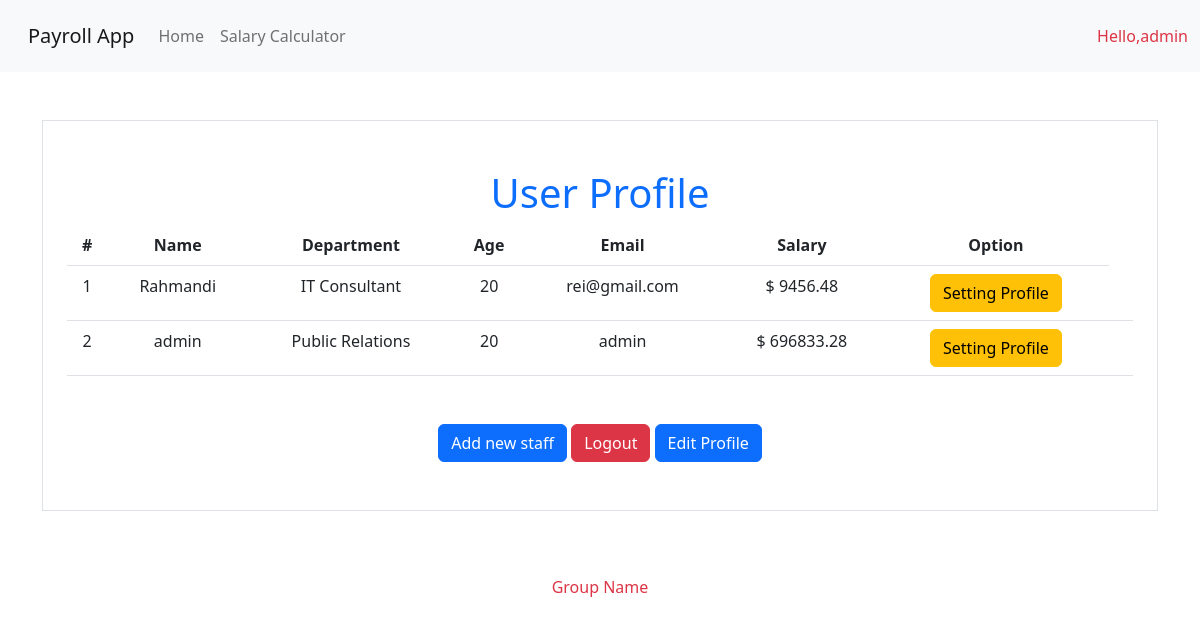
Page /index.php (signed in) on the committed database.
### tables this page shows
CREATE TABLE `users` (
  `id` int(15) NOT NULL,
  `username` varchar(255) NOT NULL,
  `password` varchar(255) NOT NULL,
  `email` varchar(255) DEFAULT NULL,
  `profile_picture` varchar(255) DEFAULT NULL,
  `age` varchar(255) NOT NULL,
  `department` varchar(255) NOT NULL,
  `salary` varchar(255) NOT NULL,
  `FullName` varchar(255) DEFAULT NULL
);

### index.php (the view, shortened to what this page needs)
<?php
include('db.php');
?>
<!DOCTYPE html>
<html lang="en">
<?php include('head.php') ?>
<body>
    <?php include('navbar.php'); ?>
    <div class="container text-center mt-5">
        <div id="border" class="container border">
            <div class="mt-5">
                <?php
        if (isset($_SESSION['username'])) {
          echo '                <h1 class="text-primary">User Profile</h1>
                  ';
        } else {
          echo '                <h1 class="text-primary">All Staff</h1>
';
        }
        ?>
            </div>
            <?php
      if (isset($_SESSION['username'])) {
        if ($_SESSION['username'] == 'admin') {
          echo '<div class="container">
                <table class="table">
                    <tr>
                        <th>#</th>
                        <th>Name</th>
                        <th>Department</th>
                        <th>Age</th>
                        <th>Email</th>
                        <th>Salary</th>
                        <th>Option</th>
                    </tr>
                    ';
          $sql = "SELECT * FROM users";
          $result = mysqli_query($db_connection, $sql);
          while ($row = $result->fetch_assoc()) {
            $id  = $row['id'];
            $name = $row['username'];
            $age = $row['age'];
            $email = $row['email'];
            $salary = $row['salary'];
            $department = $row['department'];
            echo '<tr>
          <td>';
            echo $id;
            echo '</td>
                        <td>';
            echo $name;
            echo '</td>
                        <td>';
            echo $department;
            echo '</td>
                        <td>';
            echo $age;
            echo '</td>
                        <td>';
            echo $email;
            echo
            '</td>
                        <td>$ ';
            echo $salary;
            echo '</td>';
            echo '<td>';
            echo '<a href="edit_admin_priv.php?id=';
            echo $id;
            echo '" class="btn btn-warning">Setting Profile</a>
            ';
            echo '</td>';
            echo '<td>';
            echo '</td>';
            echo '
                    </tr>';
          }
          echo '</table>
            </div>';
        } else {
          include('profile_info.php');
        }
      }
      ?>
            <div class="container mt-5 mb-5">
                <?php
        if (isset($_SESSION['username'])) {
          if ($_SESSION['username'] == 'admin') {
            echo '                <a href="add_staff.php" class="btn btn-primary">Add new staff</a>
';
          };
          echo '                <a href="logout.php" class="btn btn-danger">Logout</a>
          <a href="edit_staff.php" class="btn btn-primary">Edit Profile</a>
';
        } else {
          echo 'YOU MUST LOGIN';
          echo '                <a href="login.php" class="btn btn-primary">Login</a>
';
        } ?>
            </div>
        </div>
    </div>
    <div class="mt-5">
        <?php include('footer.php') ?>
    </div>
</body>
</html>

### head.php (shortened to what this page needs)
<head>
    <link rel="stylesheet" href="static/css/bootstrap.css" />
    <link rel="stylesheet" href="static/css/bootstrap.min.css" />
    <link rel="stylesheet" href="static/css/bootstrap.rtl.css" />
    <link rel="stylesheet" href="static/css/bootstrap.rtl.min.css" />
</head>

### navbar.php (shortened to what this page needs)
<nav class="navbar navbar-expand-lg bg-light">
    <div class="container-fluid">
        <a class="navbar-brand" href="index.php">Payroll App</a>
        <div class="collapse navbar-collapse" id="navbarNavAltMarkup">
            <div class="navbar-nav">
                <a class="nav-link" aria-current="page" href="index.php">Home</a>
                <a class="nav-link" href="salary.php">Salary Calculator</a>
                <a class="nav-link" href="#"></a>
                <a class="nav-link"></a>
            </div>
        </div>
    </div>
    <div class="floaat-end">
        <div class="container pt-3">
            <p class="text-danger">
                <?php
                if (isset($_SESSION['username'])) {
                    echo 'Hello,';
                    echo $_SESSION['username'];
                }
                ?></p>
        </div>
    </div>
</nav>

### footer.php (shortened to what this page needs)
<footer class="footer font-small blue">
    <div class="footer-copyright text-center py-3">
        <p class="text-danger">Group Name</p>
    </div>
</footer>

### footer.php (style rules this page uses)
.footer { min-height: 50px; left: 0; bottom: 0; width: 100%; color: black; text-align: center; background-color: 248, 249, 250; }

### rows in the picture
users: id "1", username "Rahmandi", department "IT Consultant", age "20", email "rei@gmail.com", salary "9456.48"
users: id "2", username "admin", department "Public Relations", age "20", email "admin", salary "696833.28"

### other values in the picture
$_SESSION['username'] "admin"
